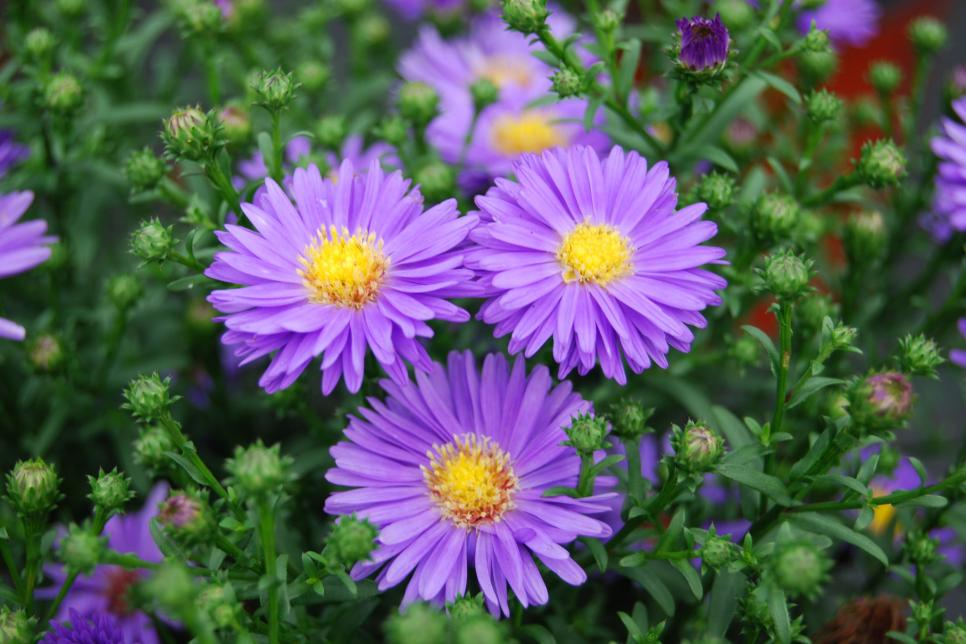
#> input picture Image Changer/flowers.PNG, 966 x 644 px, found by its file name
$ python blackNwhite.py
#> lines starting #> are read from the running program, lines starting #| are printed output that depends on the picture
from PIL import Image

from matplotlib import pyplot as plt
import matplotlib.image as mpimg

print("\nblack and white conversion of images")

#get the file name from the user
#file_name = input("Enter the file name and or path to the image: ")
file_name = "Image Changer/flowers.PNG"

#open the file
img = Image.open(file_name, "r")
#> img is the input picture: PIL image 966x644 RGB; mean R, G, B 88.3, 92.5, 93.5

#transition it to gray scale
#first way
imgGray = img.convert('L')
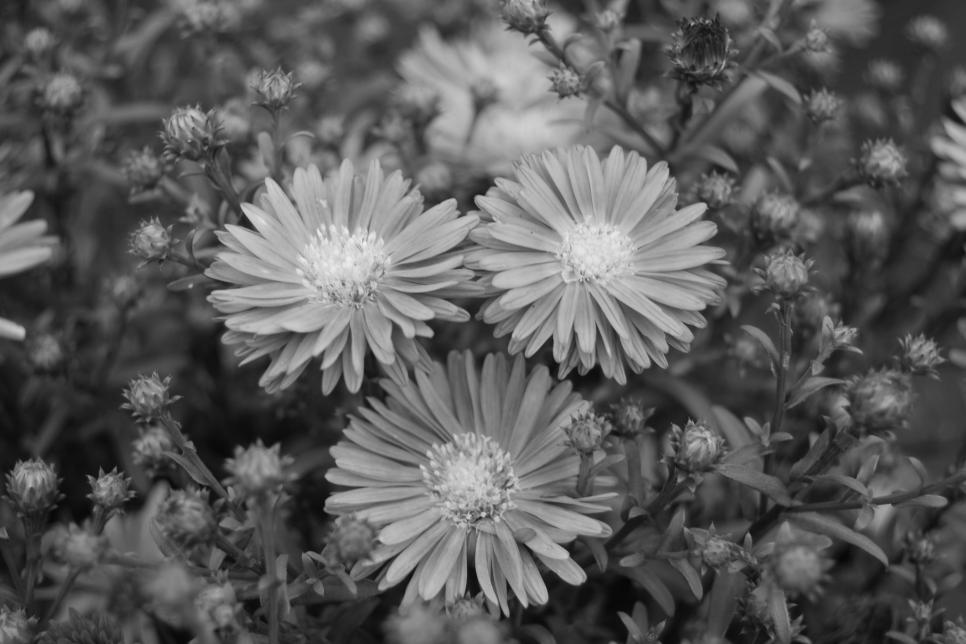
#> imgGray: PIL image 966x644 L; min 4, max 241, mean 91.3
imgGray.save('changed.PNG')

#second way
#> (the run stopped early here; a loop or call above may not have finished)
